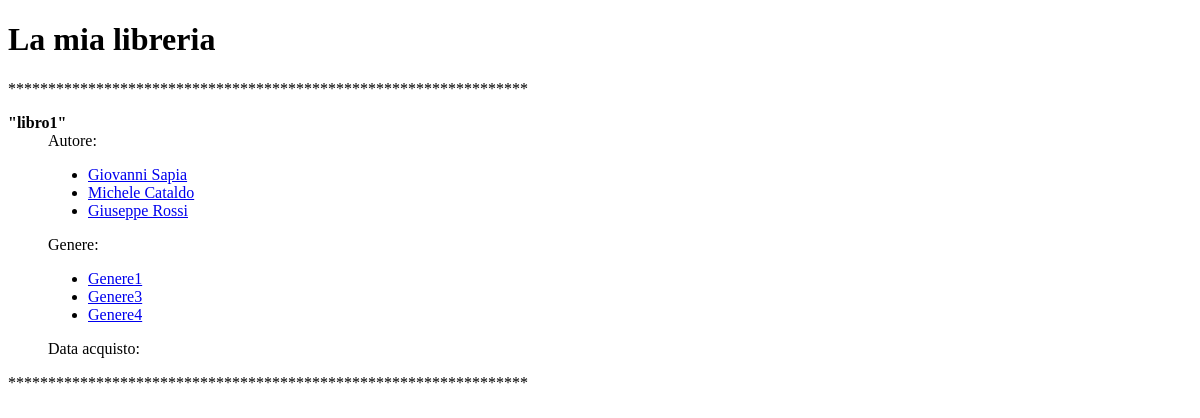
The app's page /libri/, older data.
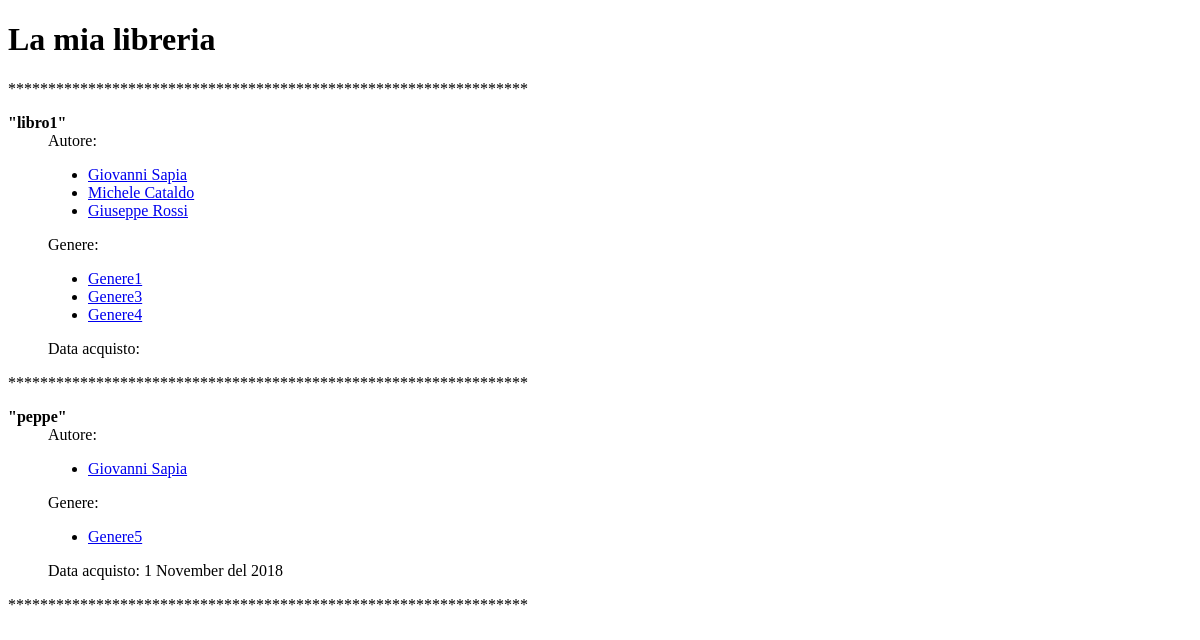
The same page, newer data.
### libreria/models.py (models this page shows, shortened)
class Libro(models.Model):
    nome = models.CharField(max_length=50, null=True, name="Nome")
    autore = models.ManyToManyField(Autore, name="autore")
    genere = models.ManyToManyField(Genere, name="genere")
    dataPubblicazione = models.DateField(null=True, name="Data")
    dataAcquisto = models.DateField(null=True, name="Data_acquisto")
    class Meta:
        verbose_name_plural = "Libro"

class Autore(models.Model):
    nome = models.CharField(max_length=50, null=True, name="Nome")
    cognome = models.CharField(max_length=50, null=True, name="Cognome")
    class Meta:
        verbose_name_plural = "Autore"
    def __unicode__(self):
        return self.Nome + " " + self.Cognome

class Genere(models.Model):
    nome = models.CharField(max_length=50, null=True, name="Nome")
    descrizione = models.CharField(max_length=50, null=True, name="Descrizione")
    class Meta:
        verbose_name_plural = "Genere"
    def __unicode__(self):
        return self.Nome

### libreria/views.py (the view)
# urls.py: url(r'^libri/$', Lv.tuttiLibri),
def tuttiLibri(request):
    return render_to_response("libri.html", {
        'libri': Libro.objects.all()
    })

### libreria/templates/libri.html (shortened to what this page needs)
{% extends "base.html" %}
{% block content %}
    {% if autore %}
        <h1>Autore: {{autore}}</h1>
    {% elif genere %}
        <h1>Genere: {{genere}}</h1>
    {% else %}
        <h1>La mia libreria</h1>
    {% endif %}
    <p>*****************************************************************</p>
    <dl>
    {% for libro in libri %}
        <dt><strong>"{{ libro.Nome }}"</strong></dt>
            <dd>Autore:
                <ul>
                    {% for autori in libro.autore.all %}
                        <li><a href="autori/{{autori.id}}">{{ autori }}</a></li>
                    {% endfor %}
                </ul>
            </dd>
            <dd>Genere:
                <ul>
                    {% for genere in libro.genere.all %}
                        <li><a href="genere/{{generi.id}}">{{ genere }}</a></li>
                    {% endfor %}
                </ul>
            </dd>
            <dd>Data acquisto: {{libro.Data_acquisto|date:"j F \d\e\l Y"}}</dd>
            <p>*****************************************************************</p>
    {% endfor %}
    </dl>
{% endblock %}

Row changes from the older to the newer data that the page shows:
added Libro: Nome "peppe", Data_acquisto "1 November del 2018", Autore (Nome+Cognome "Giovanni Sapia")
now on this page (row unchanged): Genere: Nome "Genere5", shown under "peppe"
